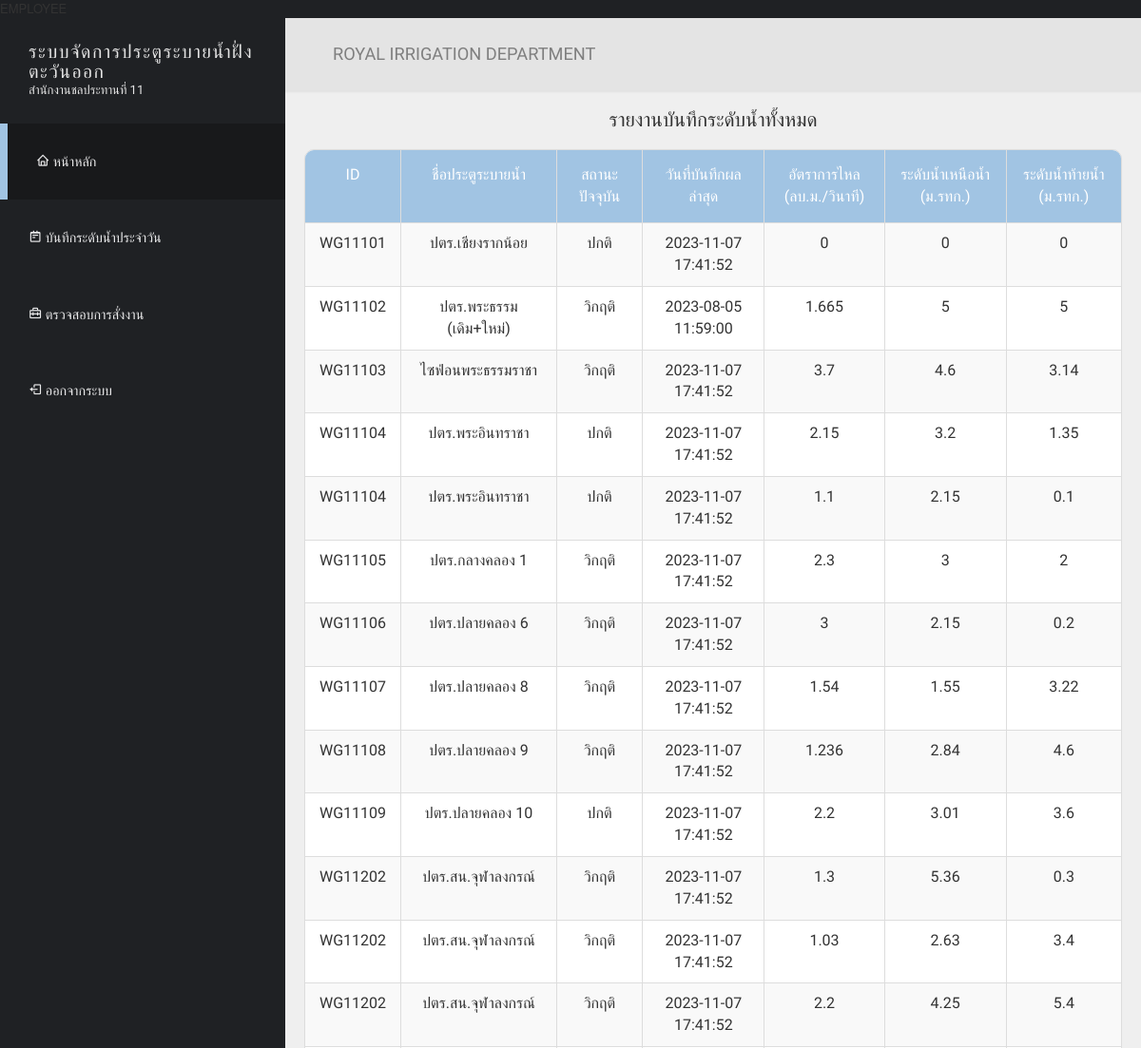
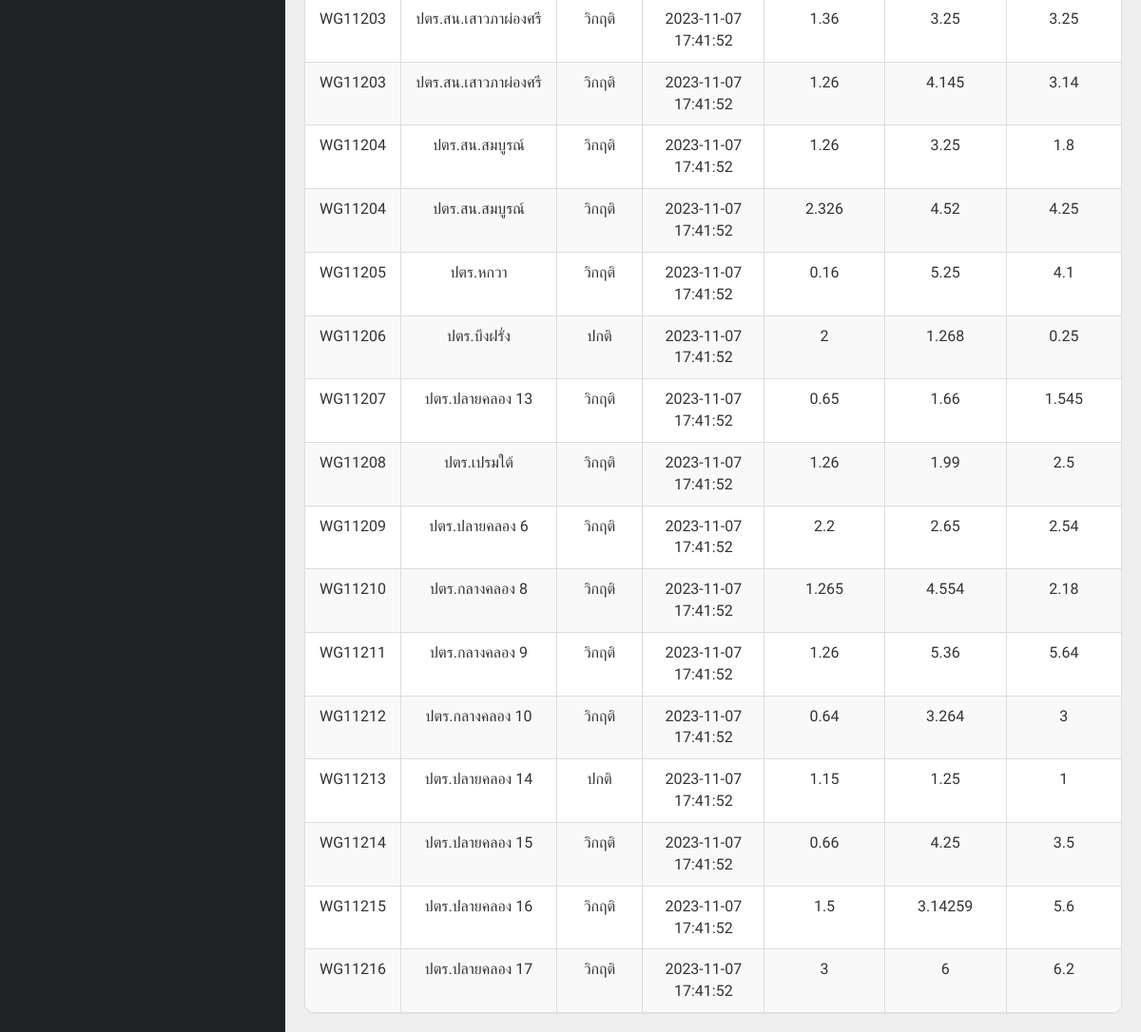
Screenshot of /view/employee/employee-home.php (signed in) with the database file from the repository (2 pictures, top to bottom).
### tables this page shows
CREATE TABLE `daily_report` (
  `report_ID` int(11) NOT NULL,
  `employee_ID` varchar(255) NOT NULL,
  `watergate_ID` varchar(255) NOT NULL,
  `upstream` float NOT NULL,
  `downstream` float NOT NULL,
  `flow_rate` float NOT NULL,
  `report_time` timestamp NOT NULL DEFAULT CURRENT_TIMESTAMP ON UPDATE CURRENT_TIMESTAMP
);

CREATE TABLE `watergate` (
  `watergate_ID` varchar(255) NOT NULL,
  `gate_name` varchar(255) NOT NULL,
  `gate_status` int(1) NOT NULL DEFAULT '0',
  `water_source_name` varchar(255) DEFAULT NULL,
  `criterion` float DEFAULT NULL
);

### view/employee/employee-home.php (the view, shortened to what this page needs)
<?php
    require_once '../../db.php';
    $sql = "
    SELECT w.*, r.*
    FROM watergate w
    INNER JOIN (
        SELECT watergate_ID, MAX(report_time) AS max_report_time
        FROM daily_report
        GROUP BY watergate_ID
    ) latest_reports
    ON w.watergate_ID = latest_reports.watergate_ID
    JOIN daily_report r
    ON latest_reports.watergate_ID = r.watergate_ID AND latest_reports.max_report_time = r.report_time;
    ";
    $stmt = $conn->prepare($sql);
    $stmt->execute();
?>
<!DOCTYPE html>
<html lang="en">
<head>
  <link href='https://font.googleapis.com/css2?family=Poppins:wght@300;400;500;600;700;800;900&display=swap' rel='stylesheet' type='text/css'>
  <link href="../../css/font-awesome.min.css" rel="stylesheet">
  <link href="../../css/bootstrap.min.css" rel="stylesheet">
  <link href="../../css/templatemo-style.css" rel="stylesheet">
  <link href='https://unpkg.com/boxicons@2.1.4/css/boxicons.min.css' rel='stylesheet'>
</head>
<body>
  <div class="templatemo-flex-row">
    <div class="templatemo-sidebar">
      <header class="templatemo-site-header">
        <h1>ระบบจัดการประตูระบายน้ำฝั่งตะวันออก</h1>
        <p>สำนักงานชลประทานที่ 11</p>
      </header>
      <nav class="templatemo-left-nav">
        <ul>
          <li><a href="#" class="active"><i class='bx bx-home' ></i> หน้าหลัก</a></li>
          <li><a href="employee-wg-reporter.php"><i class='bx bx-notepad'></i> บันทึกระดับน้ำประจำวัน</a></li>
          <li><a href="employee-wg-assignment.php"><i class='bx bx-briefcase-alt-2'></i> ตรวจสอบการสั่งงาน</a></li>
          <li><a href="../../logout.php"><i class='bx bx-log-out'></i> ออกจากระบบ</a></li>
        </ul>
      </nav>
    </div>
    <div class="templatemo-content col-1 light-gray-bg">
      <div class="templatemo-top-nav-container">
        <div class="row">
          <nav class="templatemo-top-nav col-lg-12 col-md-12">
            <ul class="text-uppercase">
              <h3>royal irrigation department</h3>
            </ul>
          </nav>
        </div>
      </div>
      <div class="water-gate-report" style="text-align: center; margin: 20px;">
        <h2 style="margin: 20px;">รายงานบันทึกระดับน้ำทั้งหมด</h2>
        <div class="panel panel-default table-responsive">
          <table class="table table-striped table-bordered templatemo-user-table" style="text-align: center;">
            <thead>
              <tr>
                <td>ID</td>
                <td>ชื่อประตูระบายน้ำ</td>
                <td>สถานะปัจจุบัน</td>
                <td>วันที่บันทึกผลล่าสุด</td>
                <td>อัตราการไหล (ลบ.ม./วินาที)</td>
                <td>ระดับน้ำเหนือน้ำ (ม.รทก.)</td>
                <td>ระดับน้ำท้ายน้ำ (ม.รทก.)</td>
              </tr>
            </thead>
            <tbody>
            <?php
                while ($row = $stmt->fetch(PDO::FETCH_ASSOC)){
                    echo '<tr>';
                    echo '<td>' . $row['watergate_ID'] . '</td>';
                    echo '<td>' . $row['gate_name'] . '</td>';
                    $gateStatus = $row['gate_status'];
                    $statusLabel = '';
                    switch ($gateStatus) {
                        case 0:
                            $statusLabel = "ปกติ";
                            break;
                        case 1:
                            $statusLabel = "วิกฤติ";
                            break;
                    }
                    echo '<td>' . $statusLabel . '</td>';
                    echo '<td>' . $row['report_time'] . '</td>';
                    echo '<td>' . $row['flow_rate'] . '</td>';
                    echo '<td>' . $row['upstream'] . '</td>';
                    echo '<td>' . $row['downstream'] . '</td>';
                    echo '</tr>';
                }
                ?>
            </tbody>
          </table>
        </div>
      </div>
    </div>
  </div>
</body>
</html>

### css/templatemo-style.css (style rules this page uses)
* { font-family: 'Poppins', 'Kanit', sans-serif; }
body { font-size: 13px; }
body, .templatemo-left-nav { background: #1f2124; }
h1, h2, h3 { margin: 0; }
h2 { font-size: 1.6em; }
h3 { color: #7f7f7f; font-size: 1.4em; }
ul { list-style-type: none; margin: 0; padding: 0; }
nav li { font-size: 1.1em; list-style: none; text-transform: uppercase; }
.light-gray-bg { background-color: #efefef; }
.templatemo-sidebar { width: 300px; }
.templatemo-site-header { margin: 25px 30px; color: #e4e4e4; }
.templatemo-site-header h1 { color: #e4e4e4; display: inline-block; font-size: 1.5em; font-weight: 300; letter-spacing: 1.5px; text-transform: uppercase; vertical-align: middle; }
.templatemo-left-nav li { font-weight: 300; }
.templatemo-left-nav a.active, .templatemo-left-nav a:hover { background: #18191b; border-left: 8px solid #A1C4E3; }
.templatemo-left-nav a { color: #e9e9ea; display: block; padding: 30px; transition: all 0.3s ease; }
.templatemo-top-nav-container { background-color: #e4e4e4; padding: 28px 50px; box-shadow: 0px 0px 2px 2px rgba(161, 159, 159, 0.18); }
.templatemo-content { margin-top: 0px; min-height: 600px; padding: 0; overflow-x: hidden; }
.templatemo-flex-row { display: -webkit-flex; display: -ms-flexbox; display: flex; }
.col-1 { -webkit-flex: 1; -ms-flex: 1; flex: 1; }
.panel { border-radius: 10px; }
.table { margin-bottom: 0; }
.table>tbody>tr>td { padding: 10px 15px; }
.table>thead>tr>td { padding: 15px; }
.templatemo-user-table thead { background-color: #A1C4E3; color: white; font-size: 16px; }
.panel>.table-responsive:last-child>.table:last-child, .panel>.table:last-child { border-bottom-right-radius: 10px; border-bottom-left-radius: 10px; }
.panel>.table:first-child { border-top-left-radius: 10px; border-top-right-radius: 10px; }
@media only screen and (min-width: 768px) { .templatemo-left-nav { display: block !important; } }

### rows the page displays
daily_report: watergate_ID "WG11101", watergate_ID.gate_name "ปตร.เชียงรากน้อย", watergate_ID.gate_status "ปกติ", report_time "2023-11-07 17:41:52", flow_rate "0", upstream "0", downstream "0"
daily_report: watergate_ID "WG11102", watergate_ID.gate_name "ปตร.พระธรรม (เดิม+ใหม่)", watergate_ID.gate_status "วิกฤติ", report_time "2023-08-05 11:59:00", flow_rate "1.665", upstream "5", downstream "5"
daily_report: watergate_ID "WG11103", watergate_ID.gate_name "ไซฟ่อนพระธรรมราชา", watergate_ID.gate_status "วิกฤติ", report_time "2023-11-07 17:41:52", flow_rate "3.7", upstream "4.6", downstream "3.14"
daily_report: watergate_ID "WG11104", watergate_ID.gate_name "ปตร.พระอินทราชา", watergate_ID.gate_status "ปกติ", report_time "2023-11-07 17:41:52", flow_rate "2.15", upstream "3.2", downstream "1.35"
daily_report: watergate_ID "WG11104", watergate_ID.gate_name "ปตร.พระอินทราชา", watergate_ID.gate_status "ปกติ", report_time "2023-11-07 17:41:52", flow_rate "1.1", upstream "2.15", downstream "0.1"
daily_report: watergate_ID "WG11105", watergate_ID.gate_name "ปตร.กลางคลอง 1", watergate_ID.gate_status "วิกฤติ", report_time "2023-11-07 17:41:52", flow_rate "2.3", upstream "3", downstream "2"
daily_report: watergate_ID "WG11106", watergate_ID.gate_name "ปตร.ปลายคลอง 6", watergate_ID.gate_status "วิกฤติ", report_time "2023-11-07 17:41:52", flow_rate "3", upstream "2.15", downstream "0.2"
daily_report: watergate_ID "WG11107", watergate_ID.gate_name "ปตร.ปลายคลอง 8", watergate_ID.gate_status "วิกฤติ", report_time "2023-11-07 17:41:52", flow_rate "1.54", upstream "1.55", downstream "3.22"
daily_report: watergate_ID "WG11108", watergate_ID.gate_name "ปตร.ปลายคลอง 9", watergate_ID.gate_status "วิกฤติ", report_time "2023-11-07 17:41:52", flow_rate "1.236", upstream "2.84", downstream "4.6"
daily_report: watergate_ID "WG11109", watergate_ID.gate_name "ปตร.ปลายคลอง 10", watergate_ID.gate_status "ปกติ", report_time "2023-11-07 17:41:52", flow_rate "2.2", upstream "3.01", downstream "3.6"
daily_report: watergate_ID "WG11202", watergate_ID.gate_name "ปตร.สน.จุฬาลงกรณ์", watergate_ID.gate_status "วิกฤติ", report_time "2023-11-07 17:41:52", flow_rate "1.3", upstream "5.36", downstream "0.3"
daily_report: watergate_ID "WG11202", watergate_ID.gate_name "ปตร.สน.จุฬาลงกรณ์", watergate_ID.gate_status "วิกฤติ", report_time "2023-11-07 17:41:52", flow_rate "1.03", upstream "2.63", downstream "3.4"
daily_report: watergate_ID "WG11202", watergate_ID.gate_name "ปตร.สน.จุฬาลงกรณ์", watergate_ID.gate_status "วิกฤติ", report_time "2023-11-07 17:41:52", flow_rate "2.2", upstream "4.25", downstream "5.4"
daily_report: watergate_ID "WG11203", watergate_ID.gate_name "ปตร.สน.เสาวภาผ่องศรี", watergate_ID.gate_status "วิกฤติ", report_time "2023-11-07 17:41:52", flow_rate "1.36", upstream "3.25", downstream "3.25"
daily_report: watergate_ID "WG11203", watergate_ID.gate_name "ปตร.สน.เสาวภาผ่องศรี", watergate_ID.gate_status "วิกฤติ", report_time "2023-11-07 17:41:52", flow_rate "1.26", upstream "4.145", downstream "3.14"
daily_report: watergate_ID "WG11204", watergate_ID.gate_name "ปตร.สน.สมบูรณ์", watergate_ID.gate_status "วิกฤติ", report_time "2023-11-07 17:41:52", flow_rate "1.26", upstream "3.25", downstream "1.8"
daily_report: watergate_ID "WG11204", watergate_ID.gate_name "ปตร.สน.สมบูรณ์", watergate_ID.gate_status "วิกฤติ", report_time "2023-11-07 17:41:52", flow_rate "2.326", upstream "4.52", downstream "4.25"
daily_report: watergate_ID "WG11205", watergate_ID.gate_name "ปตร.หกวา", watergate_ID.gate_status "วิกฤติ", report_time "2023-11-07 17:41:52", flow_rate "0.16", upstream "5.25", downstream "4.1"
daily_report: watergate_ID "WG11206", watergate_ID.gate_name "ปตร.บึงฝรั่ง", watergate_ID.gate_status "ปกติ", report_time "2023-11-07 17:41:52", flow_rate "2", upstream "1.268", downstream "0.25"
daily_report: watergate_ID "WG11207", watergate_ID.gate_name "ปตร.ปลายคลอง 13", watergate_ID.gate_status "วิกฤติ", report_time "2023-11-07 17:41:52", flow_rate "0.65", upstream "1.66", downstream "1.545"
daily_report: watergate_ID "WG11208", watergate_ID.gate_name "ปตร.เปรมใต้", watergate_ID.gate_status "วิกฤติ", report_time "2023-11-07 17:41:52", flow_rate "1.26", upstream "1.99", downstream "2.5"
daily_report: watergate_ID "WG11209", watergate_ID.gate_name "ปตร.ปลายคลอง 6", watergate_ID.gate_status "วิกฤติ", report_time "2023-11-07 17:41:52", flow_rate "2.2", upstream "2.65", downstream "2.54"
daily_report: watergate_ID "WG11210", watergate_ID.gate_name "ปตร.กลางคลอง 8", watergate_ID.gate_status "วิกฤติ", report_time "2023-11-07 17:41:52", flow_rate "1.265", upstream "4.554", downstream "2.18"
daily_report: watergate_ID "WG11211", watergate_ID.gate_name "ปตร.กลางคลอง 9", watergate_ID.gate_status "วิกฤติ", report_time "2023-11-07 17:41:52", flow_rate "1.26", upstream "5.36", downstream "5.64"
daily_report: watergate_ID "WG11212", watergate_ID.gate_name "ปตร.กลางคลอง 10", watergate_ID.gate_status "วิกฤติ", report_time "2023-11-07 17:41:52", flow_rate "0.64", upstream "3.264", downstream "3"
daily_report: watergate_ID "WG11213", watergate_ID.gate_name "ปตร.ปลายคลอง 14", watergate_ID.gate_status "ปกติ", report_time "2023-11-07 17:41:52", flow_rate "1.15", upstream "1.25", downstream "1"
daily_report: watergate_ID "WG11214", watergate_ID.gate_name "ปตร.ปลายคลอง 15", watergate_ID.gate_status "วิกฤติ", report_time "2023-11-07 17:41:52", flow_rate "0.66", upstream "4.25", downstream "3.5"
daily_report: watergate_ID "WG11215", watergate_ID.gate_name "ปตร.ปลายคลอง 16", watergate_ID.gate_status "วิกฤติ", report_time "2023-11-07 17:41:52", flow_rate "1.5", upstream "3.14259", downstream "5.6"
daily_report: watergate_ID "WG11216", watergate_ID.gate_name "ปตร.ปลายคลอง 17", watergate_ID.gate_status "วิกฤติ", report_time "2023-11-07 17:41:52", flow_rate "3", upstream "6", downstream "6.2"
